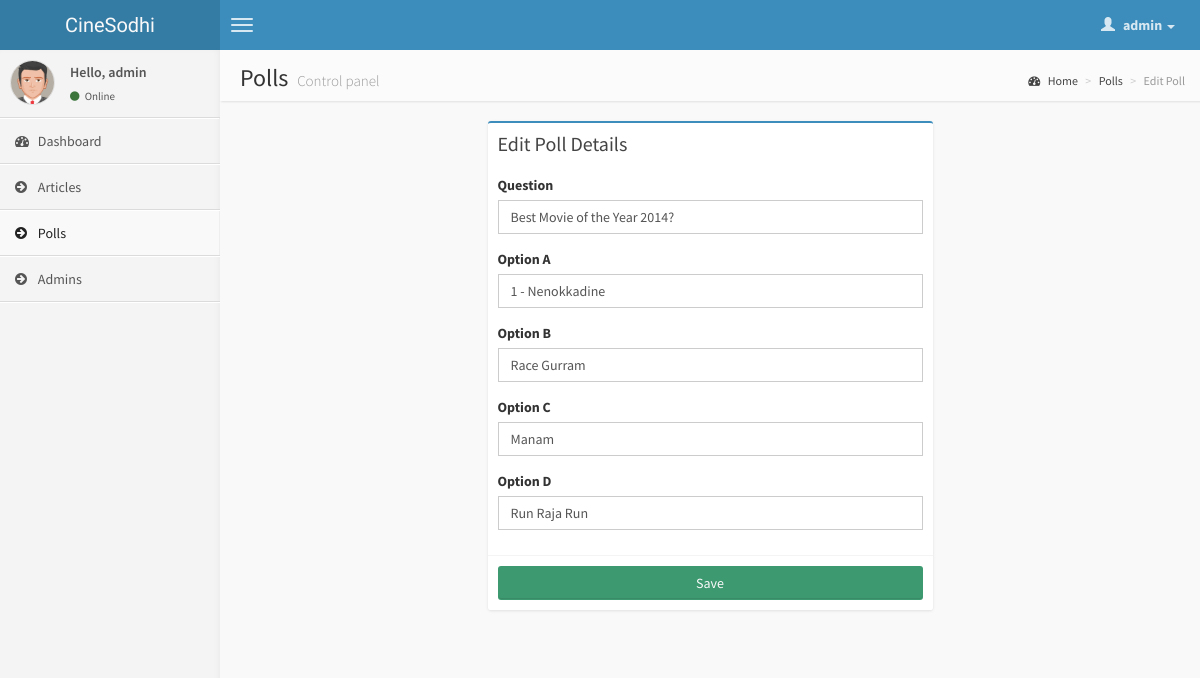
The page /admin/index.php?op=polls&Action=Edit&pid=1 (signed in) on the database its author committed.
### tables this page shows
CREATE TABLE IF NOT EXISTS `polls` (
  `id` int(11) NOT NULL AUTO_INCREMENT,
  `question` varchar(250) NOT NULL,
  `option1` varchar(150) NOT NULL,
  `option2` varchar(150) NOT NULL,
  `option3` varchar(150) NOT NULL,
  `option4` varchar(150) NOT NULL,
  `createddate` date NOT NULL,
  `status` tinyint(1) NOT NULL,
  PRIMARY KEY (`id`)
);

### admin/index.php (called while the page is built, shortened)
<?php
	include_once("includes/header.php");
	include_once("includes/body.php");
	include_once("includes/footer.php");
?>

### lib/Database.class.php (called while the page is built, shortened)
<?php
class Database {
var $query_id = 0;
function fetch_array($query_id=-1) {
	if ($query_id!=-1) {
		$this->query_id=$query_id;
	}
	if (isset($this->query_id)) {
		$record = @mysql_fetch_assoc($this->query_id);
	}else{
		$this->oops("Invalid query_id: <b>$this->query_id</b>. Records could not be fetched.");
	}
	return $record;
}
function fetch_values($Ed_sql)
{
	$Ed_res = mysql_query($Ed_sql);
	$out = array();
	while ($row = $this->fetch_array($Ed_res,$Ed_sql)){
		$out[] = $row;
	}
	return $out;
}
}
?>

### admin/includes/polls.php (the view, shortened to what this page needs)
<?php
if((isset($_GET['Action']))&&(($_GET['Action']=='Add')||($_GET['Action']=='Edit')))
{
  if(($_GET['Action']=='Edit')&&($_GET['pid']>0))
  {
	 $polls = $Database->fetch_values("select * from polls where id = '".$_GET['pid']."'");
	 $pollsData = array_shift($polls);
	 $heading = 'Edit Poll Details';
	 $buttonText = 'Save';
	 $question = $pollsData['question'];
	 $option1 = $pollsData['option1'];
	 $option2 = $pollsData['option2'];
	 $option3 = $pollsData['option3'];
	 $option4 = $pollsData['option4'];
  }
?>
<div class="col-md-3">&nbsp;</div>
  <div class="col-md-6">
	<div class="box box-primary">
	<div class="box-header">
		<h3 class="box-title"><?php echo $heading;?></h3>
	</div>
	<form id="pollForm" action="index.php?op=polls" method="post"  role="form">
		<div class="box-body">
			<div class="form-group">
				<label for="exampleInputQuestion">Question</label>
				<input type="text" name="question" class="form-control" placeholder="Enter Question" value="<?php echo $question;?>" data-bv-notempty data-bv-notempty-message="Question is required">
			</div>
			<div class="form-group">
				<label for="exampleInputOption1">Option A</label>
				<input type="text" name="option1" class="form-control" placeholder="Enter Option A" value="<?php echo $option1;?>" data-bv-notempty data-bv-notempty-message="Option A is required">
			</div>
			<div class="form-group">
				<label for="exampleInputOption2">Option B</label>
				<input type="text" name="option2" class="form-control" placeholder="Enter Option B" value="<?php echo $option2;?>" data-bv-notempty data-bv-notempty-message="Option B is required">
			</div>
			<div class="form-group">
				<label for="exampleInputOption3">Option C</label>
				<input type="text" name="option3" class="form-control" placeholder="Enter Option C" value="<?php echo $option3;?>" data-bv-notempty data-bv-notempty-message="Option C is required">
			</div>
			<div class="form-group">
				<label for="exampleInputOption4">Option D</label>
				<input type="text" name="option4" class="form-control" placeholder="Enter Option D" value="<?php echo $option4;?>" data-bv-notempty data-bv-notempty-message="Option D is required">
			</div>
		</div>
		<div class="box-footer">
			<input type="submit" name="Submit" value="<?php echo $buttonText;?>" class="btn bg-olive btn-block">
		</div>
	</form>
	</div>
 </div>
 <div class="col-md-3">&nbsp;</div>
<?php } ?>

### rows shown on the page
polls: question "Best Movie of the Year 2014?", option1 "1 - Nenokkadine", option2 "Race Gurram", option3 "Manam", option4 "Run Raja Run"

### other values the page prints
$_SESSION['name'] "admin"
$pageHeading "Polls"
$b1Title "Polls"
$b2Title "Edit Poll"
$heading "Edit Poll Details"
